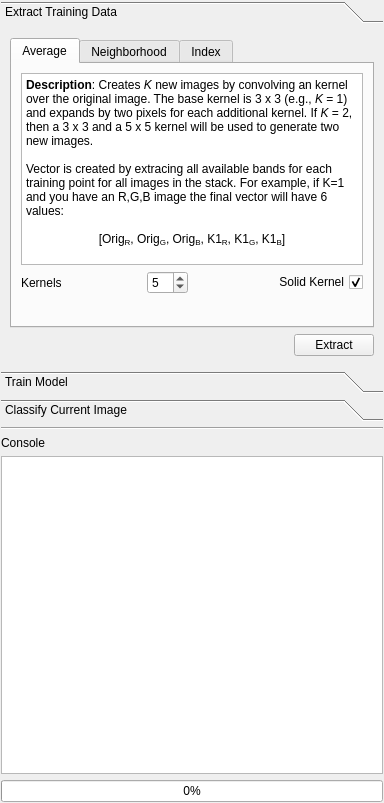
<?xml version="1.0" encoding="UTF-8"?>
<ui version="4.0">
 <class>toolkit</class>
 <widget class="QWidget" name="toolkit">
  <property name="geometry">
   <rect>
    <x>0</x>
    <y>0</y>
    <width>384</width>
    <height>803</height>
   </rect>
  </property>
  <property name="windowTitle">
   <string>Form</string>
  </property>
  <layout class="QVBoxLayout" name="verticalLayout">
   <property name="leftMargin">
    <number>1</number>
   </property>
   <property name="topMargin">
    <number>1</number>
   </property>
   <property name="rightMargin">
    <number>1</number>
   </property>
   <property name="bottomMargin">
    <number>1</number>
   </property>
   <item>
    <widget class="QToolBox" name="toolBox">
     <property name="minimumSize">
      <size>
       <width>300</width>
       <height>0</height>
      </size>
     </property>
     <property name="maximumSize">
      <size>
       <width>16777215</width>
       <height>16777215</height>
      </size>
     </property>
     <property name="currentIndex">
      <number>0</number>
     </property>
     <widget class="QWidget" name="extract">
      <property name="geometry">
       <rect>
        <x>0</x>
        <y>0</y>
        <width>382</width>
        <height>408</height>
       </rect>
      </property>
      <attribute name="label">
       <string>Extract Training Data</string>
      </attribute>
      <layout class="QVBoxLayout" name="verticalLayout_9">
       <item>
        <widget class="QTabWidget" name="tabWidgetExtractors">
         <property name="currentIndex">
          <number>0</number>
         </property>
         <widget class="QWidget" name="average">
          <attribute name="title">
           <string>Average</string>
          </attribute>
          <layout class="QVBoxLayout" name="verticalLayout_11">
           <item>
            <widget class="QTextBrowser" name="textBrowser_2">
             <property name="sizePolicy">
              <sizepolicy hsizetype="Expanding" vsizetype="Fixed">
               <horstretch>0</horstretch>
               <verstretch>0</verstretch>
              </sizepolicy>
             </property>
             <property name="autoFillBackground">
              <bool>false</bool>
             </property>
             <property name="html">
              <string>&lt;!DOCTYPE HTML PUBLIC &quot;-//W3C//DTD HTML 4.0//EN&quot; &quot;http://www.w3.org/TR/REC-html40/strict.dtd&quot;&gt;
&lt;html&gt;&lt;head&gt;&lt;meta name=&quot;qrichtext&quot; content=&quot;1&quot; /&gt;&lt;style type=&quot;text/css&quot;&gt;
p, li { white-space: pre-wrap; }
&lt;/style&gt;&lt;/head&gt;&lt;body style=&quot; font-family:'Ubuntu'; font-size:11pt; font-weight:400; font-style:normal;&quot;&gt;
&lt;p style=&quot; margin-top:0px; margin-bottom:0px; margin-left:0px; margin-right:0px; -qt-block-indent:0; text-indent:0px;&quot;&gt;&lt;span style=&quot; font-family:'Sans Serif'; font-size:9pt; font-weight:600;&quot;&gt;Description&lt;/span&gt;&lt;span style=&quot; font-family:'Sans Serif'; font-size:9pt;&quot;&gt;: Creates &lt;/span&gt;&lt;span style=&quot; font-family:'Sans Serif'; font-size:9pt; font-style:italic;&quot;&gt;K&lt;/span&gt;&lt;span style=&quot; font-family:'Sans Serif'; font-size:9pt;&quot;&gt; new images by convolving an kernel over the original image. The base kernel is 3 x 3 (e.g., &lt;/span&gt;&lt;span style=&quot; font-family:'Sans Serif'; font-size:9pt; font-style:italic;&quot;&gt;K&lt;/span&gt;&lt;span style=&quot; font-family:'Sans Serif'; font-size:9pt;&quot;&gt; = 1) and expands by two pixels for each additional kernel. If &lt;/span&gt;&lt;span style=&quot; font-family:'Sans Serif'; font-size:9pt; font-style:italic;&quot;&gt;K&lt;/span&gt;&lt;span style=&quot; font-family:'Sans Serif'; font-size:9pt;&quot;&gt; = 2, then a 3 x 3 and a 5 x 5 kernel will be used to generate two new images. &lt;/span&gt;&lt;/p&gt;
&lt;p style=&quot;-qt-paragraph-type:empty; margin-top:0px; margin-bottom:0px; margin-left:0px; margin-right:0px; -qt-block-indent:0; text-indent:0px; font-family:'Sans Serif'; font-size:9pt;&quot;&gt;&lt;br /&gt;&lt;/p&gt;
&lt;p style=&quot; margin-top:0px; margin-bottom:0px; margin-left:0px; margin-right:0px; -qt-block-indent:0; text-indent:0px;&quot;&gt;&lt;span style=&quot; font-family:'Sans Serif'; font-size:9pt;&quot;&gt;Vector is created by extracing all available bands for each training point for all images in the stack. For example, if K=1 and you have an R,G,B image the final vector will have 6 values:&lt;/span&gt;&lt;/p&gt;
&lt;p style=&quot;-qt-paragraph-type:empty; margin-top:0px; margin-bottom:0px; margin-left:0px; margin-right:0px; -qt-block-indent:0; text-indent:0px; font-family:'Sans Serif'; font-size:9pt;&quot;&gt;&lt;br /&gt;&lt;/p&gt;
&lt;p align=&quot;center&quot; style=&quot; margin-top:0px; margin-bottom:0px; margin-left:0px; margin-right:0px; -qt-block-indent:0; text-indent:0px;&quot;&gt;&lt;span style=&quot; font-family:'Sans Serif'; font-size:9pt;&quot;&gt;[Orig&lt;/span&gt;&lt;span style=&quot; font-family:'Sans Serif'; font-size:9pt; vertical-align:sub;&quot;&gt;R&lt;/span&gt;&lt;span style=&quot; font-family:'Sans Serif'; font-size:9pt;&quot;&gt;, Orig&lt;/span&gt;&lt;span style=&quot; font-family:'Sans Serif'; font-size:9pt; vertical-align:sub;&quot;&gt;G&lt;/span&gt;&lt;span style=&quot; font-family:'Sans Serif'; font-size:9pt;&quot;&gt;, Orig&lt;/span&gt;&lt;span style=&quot; font-family:'Sans Serif'; font-size:9pt; vertical-align:sub;&quot;&gt;B&lt;/span&gt;&lt;span style=&quot; font-family:'Sans Serif'; font-size:9pt;&quot;&gt;, K1&lt;/span&gt;&lt;span style=&quot; font-family:'Sans Serif'; font-size:9pt; vertical-align:sub;&quot;&gt;R&lt;/span&gt;&lt;span style=&quot; font-family:'Sans Serif'; font-size:9pt;&quot;&gt;, K1&lt;/span&gt;&lt;span style=&quot; font-family:'Sans Serif'; font-size:9pt; vertical-align:sub;&quot;&gt;G&lt;/span&gt;&lt;span style=&quot; font-family:'Sans Serif'; font-size:9pt;&quot;&gt;, K1&lt;/span&gt;&lt;span style=&quot; font-family:'Sans Serif'; font-size:9pt; vertical-align:sub;&quot;&gt;B&lt;/span&gt;&lt;span style=&quot; font-family:'Sans Serif'; font-size:9pt;&quot;&gt;]&lt;/span&gt;&lt;/p&gt;
&lt;p style=&quot;-qt-paragraph-type:empty; margin-top:0px; margin-bottom:0px; margin-left:0px; margin-right:0px; -qt-block-indent:0; text-indent:0px; font-family:'Sans Serif'; font-size:9pt;&quot;&gt;&lt;br /&gt;&lt;/p&gt;&lt;/body&gt;&lt;/html&gt;</string>
             </property>
            </widget>
           </item>
           <item>
            <spacer name="verticalSpacer_9">
             <property name="orientation">
              <enum>Qt::Vertical</enum>
             </property>
             <property name="sizeHint" stdset="0">
              <size>
               <width>20</width>
               <height>40</height>
              </size>
             </property>
            </spacer>
           </item>
           <item>
            <layout class="QHBoxLayout" name="horizontalLayout_10">
             <item>
              <widget class="QLabel" name="label_12">
               <property name="text">
                <string>Kernels</string>
               </property>
              </widget>
             </item>
             <item>
              <spacer name="horizontalSpacer_15">
               <property name="orientation">
                <enum>Qt::Horizontal</enum>
               </property>
               <property name="sizeHint" stdset="0">
                <size>
                 <width>40</width>
                 <height>20</height>
                </size>
               </property>
              </spacer>
             </item>
             <item>
              <widget class="QSpinBox" name="spinBoxKernels">
               <property name="minimum">
                <number>1</number>
               </property>
               <property name="maximum">
                <number>10</number>
               </property>
               <property name="value">
                <number>5</number>
               </property>
              </widget>
             </item>
             <item>
              <spacer name="horizontalSpacer_16">
               <property name="orientation">
                <enum>Qt::Horizontal</enum>
               </property>
               <property name="sizeHint" stdset="0">
                <size>
                 <width>40</width>
                 <height>20</height>
                </size>
               </property>
              </spacer>
             </item>
             <item>
              <widget class="QCheckBox" name="checkBoxSolidKernel">
               <property name="layoutDirection">
                <enum>Qt::RightToLeft</enum>
               </property>
               <property name="text">
                <string>Solid Kernel</string>
               </property>
               <property name="checked">
                <bool>true</bool>
               </property>
              </widget>
             </item>
            </layout>
           </item>
           <item>
            <spacer name="verticalSpacer_10">
             <property name="orientation">
              <enum>Qt::Vertical</enum>
             </property>
             <property name="sizeHint" stdset="0">
              <size>
               <width>20</width>
               <height>76</height>
              </size>
             </property>
            </spacer>
           </item>
          </layout>
         </widget>
         <widget class="QWidget" name="neighborhood">
          <attribute name="title">
           <string>Neighborhood</string>
          </attribute>
          <layout class="QVBoxLayout" name="verticalLayout_12">
           <item>
            <widget class="QTextBrowser" name="textBrowser_3">
             <property name="sizePolicy">
              <sizepolicy hsizetype="Expanding" vsizetype="Fixed">
               <horstretch>0</horstretch>
               <verstretch>0</verstretch>
              </sizepolicy>
             </property>
             <property name="autoFillBackground">
              <bool>false</bool>
             </property>
             <property name="html">
              <string>&lt;!DOCTYPE HTML PUBLIC &quot;-//W3C//DTD HTML 4.0//EN&quot; &quot;http://www.w3.org/TR/REC-html40/strict.dtd&quot;&gt;
&lt;html&gt;&lt;head&gt;&lt;meta name=&quot;qrichtext&quot; content=&quot;1&quot; /&gt;&lt;style type=&quot;text/css&quot;&gt;
p, li { white-space: pre-wrap; }
&lt;/style&gt;&lt;/head&gt;&lt;body style=&quot; font-family:'Ubuntu'; font-size:11pt; font-weight:400; font-style:normal;&quot;&gt;
&lt;p style=&quot; margin-top:0px; margin-bottom:0px; margin-left:0px; margin-right:0px; -qt-block-indent:0; text-indent:0px;&quot;&gt;&lt;span style=&quot; font-family:'Sans Serif'; font-size:9pt; font-weight:600;&quot;&gt;Description&lt;/span&gt;&lt;span style=&quot; font-family:'Sans Serif'; font-size:9pt;&quot;&gt;: Build a vector for each training point using all available bands in the image for an K x K region (e.g.,  3 x 3 or 5 x 5). If K = 1, this becomes a pixel extractor.&lt;/span&gt;&lt;/p&gt;
&lt;p style=&quot;-qt-paragraph-type:empty; margin-top:0px; margin-bottom:0px; margin-left:0px; margin-right:0px; -qt-block-indent:0; text-indent:0px; font-family:'Sans Serif'; font-size:9pt;&quot;&gt;&lt;br /&gt;&lt;/p&gt;
&lt;p style=&quot; margin-top:0px; margin-bottom:0px; margin-left:0px; margin-right:0px; -qt-block-indent:0; text-indent:0px;&quot;&gt;&lt;span style=&quot; font-family:'Sans Serif'; font-size:9pt;&quot;&gt;K should always be an odd number. If K is even then the region will be K-1 x K-1.&lt;/span&gt;&lt;/p&gt;&lt;/body&gt;&lt;/html&gt;</string>
             </property>
            </widget>
           </item>
           <item>
            <spacer name="verticalSpacer_11">
             <property name="orientation">
              <enum>Qt::Vertical</enum>
             </property>
             <property name="sizeHint" stdset="0">
              <size>
               <width>20</width>
               <height>91</height>
              </size>
             </property>
            </spacer>
           </item>
           <item>
            <layout class="QHBoxLayout" name="horizontalLayout_15">
             <item>
              <widget class="QLabel" name="label_13">
               <property name="text">
                <string>Region Size ( K x K )</string>
               </property>
              </widget>
             </item>
             <item>
              <widget class="QSpinBox" name="spinBoxNeighborhood">
               <property name="minimum">
                <number>1</number>
               </property>
               <property name="maximum">
                <number>25</number>
               </property>
               <property name="singleStep">
                <number>2</number>
               </property>
               <property name="value">
                <number>3</number>
               </property>
              </widget>
             </item>
             <item>
              <spacer name="horizontalSpacer_17">
               <property name="orientation">
                <enum>Qt::Horizontal</enum>
               </property>
               <property name="sizeHint" stdset="0">
                <size>
                 <width>40</width>
                 <height>20</height>
                </size>
               </property>
              </spacer>
             </item>
            </layout>
           </item>
           <item>
            <spacer name="verticalSpacer_12">
             <property name="orientation">
              <enum>Qt::Vertical</enum>
             </property>
             <property name="sizeHint" stdset="0">
              <size>
               <width>20</width>
               <height>91</height>
              </size>
             </property>
            </spacer>
           </item>
          </layout>
         </widget>
         <widget class="QWidget" name="index">
          <attribute name="title">
           <string>Index</string>
          </attribute>
          <layout class="QVBoxLayout" name="verticalLayout_4">
           <item>
            <widget class="QTextBrowser" name="textBrowser_4">
             <property name="sizePolicy">
              <sizepolicy hsizetype="Expanding" vsizetype="Fixed">
               <horstretch>0</horstretch>
               <verstretch>0</verstretch>
              </sizepolicy>
             </property>
             <property name="autoFillBackground">
              <bool>false</bool>
             </property>
             <property name="html">
              <string>&lt;!DOCTYPE HTML PUBLIC &quot;-//W3C//DTD HTML 4.0//EN&quot; &quot;http://www.w3.org/TR/REC-html40/strict.dtd&quot;&gt;
&lt;html&gt;&lt;head&gt;&lt;meta name=&quot;qrichtext&quot; content=&quot;1&quot; /&gt;&lt;style type=&quot;text/css&quot;&gt;
p, li { white-space: pre-wrap; }
&lt;/style&gt;&lt;/head&gt;&lt;body style=&quot; font-family:'Ubuntu'; font-size:11pt; font-weight:400; font-style:normal;&quot;&gt;
&lt;p style=&quot; margin-top:0px; margin-bottom:0px; margin-left:0px; margin-right:0px; -qt-block-indent:0; text-indent:0px;&quot;&gt;&lt;span style=&quot; font-family:'Sans Serif'; font-size:9pt; font-weight:600;&quot;&gt;Description&lt;/span&gt;&lt;span style=&quot; font-family:'Sans Serif'; font-size:9pt;&quot;&gt;: Build a vector for each training point using all available bands and six RGB indices for an K x K region (e.g.,  3 x 3 or 5 x 5). If K = 1, this becomes a pixel extractor.&lt;/span&gt;&lt;/p&gt;
&lt;p style=&quot;-qt-paragraph-type:empty; margin-top:0px; margin-bottom:0px; margin-left:0px; margin-right:0px; -qt-block-indent:0; text-indent:0px; font-family:'Sans Serif'; font-size:9pt;&quot;&gt;&lt;br /&gt;&lt;/p&gt;
&lt;p style=&quot; margin-top:0px; margin-bottom:0px; margin-left:0px; margin-right:0px; -qt-block-indent:0; text-indent:0px;&quot;&gt;&lt;span style=&quot; font-family:'Sans Serif'; font-size:9pt; font-weight:600;&quot;&gt;RGB Indices&lt;/span&gt;&lt;span style=&quot; font-family:'Sans Serif'; font-size:9pt;&quot;&gt;:&lt;/span&gt;&lt;/p&gt;
&lt;p style=&quot; margin-top:0px; margin-bottom:0px; margin-left:0px; margin-right:0px; -qt-block-indent:0; text-indent:0px;&quot;&gt;&lt;span style=&quot; font-family:'Sans Serif'; font-size:9pt;&quot;&gt;VNDVI = (G - R) / (G + R)&lt;/span&gt;&lt;/p&gt;
&lt;p style=&quot; margin-top:0px; margin-bottom:0px; margin-left:0px; margin-right:0px; -qt-block-indent:0; text-indent:0px;&quot;&gt;&lt;span style=&quot; font-family:'Sans Serif'; font-size:9pt;&quot;&gt;GLI = (2 * G - R - B) / (2 * G + R + B)&lt;/span&gt;&lt;/p&gt;
&lt;p style=&quot; margin-top:0px; margin-bottom:0px; margin-left:0px; margin-right:0px; -qt-block-indent:0; text-indent:0px;&quot;&gt;&lt;span style=&quot; font-family:'Sans Serif'; font-size:9pt;&quot;&gt;VARI = (G - R) / (G + R - B)&lt;/span&gt;&lt;/p&gt;
&lt;p style=&quot; margin-top:0px; margin-bottom:0px; margin-left:0px; margin-right:0px; -qt-block-indent:0; text-indent:0px;&quot;&gt;&lt;span style=&quot; font-family:'Sans Serif'; font-size:9pt;&quot;&gt;Average = (R + G + B) / 3&lt;/span&gt;&lt;/p&gt;
&lt;p style=&quot; margin-top:0px; margin-bottom:0px; margin-left:0px; margin-right:0px; -qt-block-indent:0; text-indent:0px;&quot;&gt;&lt;span style=&quot; font-family:'Sans Serif'; font-size:9pt;&quot;&gt;luminosity = 0.21 * R + 072 * G + 0.07 * B&lt;/span&gt;&lt;/p&gt;
&lt;p style=&quot; margin-top:0px; margin-bottom:0px; margin-left:0px; margin-right:0px; -qt-block-indent:0; text-indent:0px;&quot;&gt;&lt;span style=&quot; font-family:'Sans Serif'; font-size:9pt;&quot;&gt;Lightness = max(RGB) + min(RGB) / 2&lt;/span&gt;&lt;/p&gt;
&lt;p style=&quot;-qt-paragraph-type:empty; margin-top:0px; margin-bottom:0px; margin-left:0px; margin-right:0px; -qt-block-indent:0; text-indent:0px; font-family:'Sans Serif'; font-size:9pt;&quot;&gt;&lt;br /&gt;&lt;/p&gt;
&lt;p style=&quot; margin-top:0px; margin-bottom:0px; margin-left:0px; margin-right:0px; -qt-block-indent:0; text-indent:0px;&quot;&gt;&lt;span style=&quot; font-family:'Sans Serif'; font-size:9pt;&quot;&gt;K should always be an odd number. If K is even then the region will be K-1 x K-1.&lt;/span&gt;&lt;/p&gt;&lt;/body&gt;&lt;/html&gt;</string>
             </property>
            </widget>
           </item>
           <item>
            <spacer name="verticalSpacer_13">
             <property name="orientation">
              <enum>Qt::Vertical</enum>
             </property>
             <property name="sizeHint" stdset="0">
              <size>
               <width>20</width>
               <height>33</height>
              </size>
             </property>
            </spacer>
           </item>
           <item>
            <layout class="QHBoxLayout" name="horizontalLayout_20">
             <item>
              <widget class="QLabel" name="label_21">
               <property name="text">
                <string>Region Size ( K x K )</string>
               </property>
              </widget>
             </item>
             <item>
              <widget class="QSpinBox" name="spinBoxNeighborhood2">
               <property name="minimum">
                <number>1</number>
               </property>
               <property name="maximum">
                <number>25</number>
               </property>
               <property name="singleStep">
                <number>2</number>
               </property>
               <property name="value">
                <number>1</number>
               </property>
              </widget>
             </item>
             <item>
              <spacer name="horizontalSpacer_26">
               <property name="orientation">
                <enum>Qt::Horizontal</enum>
               </property>
               <property name="sizeHint" stdset="0">
                <size>
                 <width>40</width>
                 <height>20</height>
                </size>
               </property>
              </spacer>
             </item>
            </layout>
           </item>
           <item>
            <spacer name="verticalSpacer_3">
             <property name="orientation">
              <enum>Qt::Vertical</enum>
             </property>
             <property name="sizeHint" stdset="0">
              <size>
               <width>20</width>
               <height>40</height>
              </size>
             </property>
            </spacer>
           </item>
          </layout>
         </widget>
        </widget>
       </item>
       <item>
        <layout class="QHBoxLayout" name="horizontalLayout_11">
         <item>
          <spacer name="horizontalSpacer_18">
           <property name="orientation">
            <enum>Qt::Horizontal</enum>
           </property>
           <property name="sizeHint" stdset="0">
            <size>
             <width>40</width>
             <height>20</height>
            </size>
           </property>
          </spacer>
         </item>
         <item>
          <widget class="QPushButton" name="pushButtonExtract">
           <property name="text">
            <string>Extract</string>
           </property>
          </widget>
         </item>
        </layout>
       </item>
      </layout>
     </widget>
     <widget class="QWidget" name="train">
      <property name="geometry">
       <rect>
        <x>0</x>
        <y>0</y>
        <width>382</width>
        <height>399</height>
       </rect>
      </property>
      <attribute name="label">
       <string>Train Model</string>
      </attribute>
      <layout class="QVBoxLayout" name="verticalLayout_2">
       <item>
        <layout class="QGridLayout" name="gridLayout">
         <item row="0" column="0" colspan="3">
          <widget class="QPushButton" name="pushButtonTrainingData">
           <property name="text">
            <string>Select Training Data</string>
           </property>
          </widget>
         </item>
         <item row="0" column="3">
          <spacer name="horizontalSpacer">
           <property name="orientation">
            <enum>Qt::Horizontal</enum>
           </property>
           <property name="sizeHint" stdset="0">
            <size>
             <width>40</width>
             <height>20</height>
            </size>
           </property>
          </spacer>
         </item>
         <item row="1" column="0">
          <widget class="QLabel" name="label_3">
           <property name="text">
            <string>Vector Length:</string>
           </property>
          </widget>
         </item>
         <item row="1" column="1" colspan="2">
          <widget class="QLabel" name="labelVectorLength">
           <property name="text">
            <string>0</string>
           </property>
          </widget>
         </item>
         <item row="1" column="3">
          <spacer name="horizontalSpacer_2">
           <property name="orientation">
            <enum>Qt::Horizontal</enum>
           </property>
           <property name="sizeHint" stdset="0">
            <size>
             <width>40</width>
             <height>20</height>
            </size>
           </property>
          </spacer>
         </item>
         <item row="2" column="0" colspan="2">
          <widget class="QLabel" name="label_4">
           <property name="text">
            <string>Number of Classes:</string>
           </property>
          </widget>
         </item>
         <item row="2" column="2" colspan="2">
          <widget class="QLabel" name="labelNumberClasses">
           <property name="text">
            <string>0</string>
           </property>
          </widget>
         </item>
         <item row="2" column="4">
          <widget class="QLabel" name="labelTotalPoints">
           <property name="text">
            <string>0</string>
           </property>
           <property name="alignment">
            <set>Qt::AlignCenter</set>
           </property>
          </widget>
         </item>
         <item row="1" column="4">
          <widget class="QLabel" name="label_5">
           <property name="text">
            <string>Training Data Size:</string>
           </property>
          </widget>
         </item>
        </layout>
       </item>
       <item>
        <spacer name="verticalSpacer_2">
         <property name="orientation">
          <enum>Qt::Vertical</enum>
         </property>
         <property name="sizeHint" stdset="0">
          <size>
           <width>20</width>
           <height>43</height>
          </size>
         </property>
        </spacer>
       </item>
       <item>
        <layout class="QHBoxLayout" name="horizontalLayout_16">
         <item>
          <widget class="QLabel" name="label_14">
           <property name="text">
            <string>Epochs</string>
           </property>
          </widget>
         </item>
         <item>
          <spacer name="horizontalSpacer_19">
           <property name="orientation">
            <enum>Qt::Horizontal</enum>
           </property>
           <property name="sizeHint" stdset="0">
            <size>
             <width>40</width>
             <height>20</height>
            </size>
           </property>
          </spacer>
         </item>
         <item>
          <widget class="QSpinBox" name="spinBoxEpochs">
           <property name="minimum">
            <number>1000</number>
           </property>
           <property name="maximum">
            <number>1000000</number>
           </property>
           <property name="singleStep">
            <number>1000</number>
           </property>
           <property name="value">
            <number>2000</number>
           </property>
          </widget>
         </item>
        </layout>
       </item>
       <item>
        <layout class="QHBoxLayout" name="horizontalLayout_17">
         <item>
          <widget class="QLabel" name="label_15">
           <property name="text">
            <string>Learning Rate</string>
           </property>
          </widget>
         </item>
         <item>
          <spacer name="horizontalSpacer_20">
           <property name="orientation">
            <enum>Qt::Horizontal</enum>
           </property>
           <property name="sizeHint" stdset="0">
            <size>
             <width>40</width>
             <height>20</height>
            </size>
           </property>
          </spacer>
         </item>
         <item>
          <widget class="QDoubleSpinBox" name="doubleSpinBoxLearningRate">
           <property name="decimals">
            <number>5</number>
           </property>
           <property name="minimum">
            <double>0.000010000000000</double>
           </property>
           <property name="maximum">
            <double>0.500000000000000</double>
           </property>
           <property name="singleStep">
            <double>0.005000000000000</double>
           </property>
           <property name="value">
            <double>0.005000000000000</double>
           </property>
          </widget>
         </item>
        </layout>
       </item>
       <item>
        <layout class="QGridLayout" name="gridLayout_5">
         <item row="0" column="0">
          <widget class="QLabel" name="label_16">
           <property name="text">
            <string>L1 Hidden Nodes</string>
           </property>
          </widget>
         </item>
         <item row="0" column="1">
          <spacer name="horizontalSpacer_21">
           <property name="orientation">
            <enum>Qt::Horizontal</enum>
           </property>
           <property name="sizeHint" stdset="0">
            <size>
             <width>40</width>
             <height>20</height>
            </size>
           </property>
          </spacer>
         </item>
         <item row="0" column="2">
          <widget class="QSpinBox" name="spinBoxL1">
           <property name="minimum">
            <number>1</number>
           </property>
           <property name="maximum">
            <number>256</number>
           </property>
           <property name="value">
            <number>16</number>
           </property>
          </widget>
         </item>
         <item row="1" column="0">
          <widget class="QLabel" name="label_17">
           <property name="text">
            <string>L2 Hidden Nodes</string>
           </property>
          </widget>
         </item>
         <item row="1" column="1">
          <spacer name="horizontalSpacer_22">
           <property name="orientation">
            <enum>Qt::Horizontal</enum>
           </property>
           <property name="sizeHint" stdset="0">
            <size>
             <width>40</width>
             <height>20</height>
            </size>
           </property>
          </spacer>
         </item>
         <item row="1" column="2">
          <widget class="QSpinBox" name="spinBoxL2">
           <property name="minimum">
            <number>1</number>
           </property>
           <property name="maximum">
            <number>256</number>
           </property>
           <property name="value">
            <number>8</number>
           </property>
          </widget>
         </item>
        </layout>
       </item>
       <item>
        <layout class="QHBoxLayout" name="horizontalLayout_18">
         <item>
          <widget class="QLabel" name="label_18">
           <property name="text">
            <string>Validation Split</string>
           </property>
          </widget>
         </item>
         <item>
          <spacer name="horizontalSpacer_23">
           <property name="orientation">
            <enum>Qt::Horizontal</enum>
           </property>
           <property name="sizeHint" stdset="0">
            <size>
             <width>40</width>
             <height>20</height>
            </size>
           </property>
          </spacer>
         </item>
         <item>
          <widget class="QDoubleSpinBox" name="doubleSpinBoxSplit">
           <property name="maximum">
            <double>0.500000000000000</double>
           </property>
           <property name="singleStep">
            <double>0.050000000000000</double>
           </property>
           <property name="value">
            <double>0.100000000000000</double>
           </property>
          </widget>
         </item>
        </layout>
       </item>
       <item>
        <spacer name="verticalSpacer">
         <property name="orientation">
          <enum>Qt::Vertical</enum>
         </property>
         <property name="sizeHint" stdset="0">
          <size>
           <width>20</width>
           <height>40</height>
          </size>
         </property>
        </spacer>
       </item>
       <item>
        <layout class="QHBoxLayout" name="horizontalLayout_19">
         <item>
          <widget class="QPushButton" name="pushButtonStopTraining">
           <property name="enabled">
            <bool>false</bool>
           </property>
           <property name="text">
            <string>Stop</string>
           </property>
          </widget>
         </item>
         <item>
          <spacer name="horizontalSpacer_24">
           <property name="orientation">
            <enum>Qt::Horizontal</enum>
           </property>
           <property name="sizeHint" stdset="0">
            <size>
             <width>188</width>
             <height>20</height>
            </size>
           </property>
          </spacer>
         </item>
         <item>
          <widget class="QPushButton" name="pushButtonTrainModel">
           <property name="text">
            <string>Train</string>
           </property>
          </widget>
         </item>
        </layout>
       </item>
      </layout>
     </widget>
     <widget class="QWidget" name="classify">
      <property name="geometry">
       <rect>
        <x>0</x>
        <y>0</y>
        <width>327</width>
        <height>231</height>
       </rect>
      </property>
      <attribute name="label">
       <string>Classify Current Image</string>
      </attribute>
      <layout class="QVBoxLayout" name="verticalLayout_3">
       <item>
        <layout class="QHBoxLayout" name="horizontalLayout">
         <item>
          <widget class="QPushButton" name="pushButtonLoadModel">
           <property name="text">
            <string>Load Model</string>
           </property>
          </widget>
         </item>
         <item>
          <spacer name="horizontalSpacer_3">
           <property name="orientation">
            <enum>Qt::Horizontal</enum>
           </property>
           <property name="sizeHint" stdset="0">
            <size>
             <width>40</width>
             <height>20</height>
            </size>
           </property>
          </spacer>
         </item>
        </layout>
       </item>
       <item>
        <spacer name="verticalSpacer_16">
         <property name="orientation">
          <enum>Qt::Vertical</enum>
         </property>
         <property name="sizeHint" stdset="0">
          <size>
           <width>20</width>
           <height>40</height>
          </size>
         </property>
        </spacer>
       </item>
       <item>
        <layout class="QGridLayout" name="gridLayout_2">
         <item row="0" column="3" rowspan="2">
          <spacer name="horizontalSpacer_25">
           <property name="orientation">
            <enum>Qt::Horizontal</enum>
           </property>
           <property name="sizeHint" stdset="0">
            <size>
             <width>40</width>
             <height>20</height>
            </size>
           </property>
          </spacer>
         </item>
         <item row="0" column="2">
          <widget class="QDoubleSpinBox" name="doubleSpinBoxConfidence">
           <property name="maximum">
            <double>1.000000000000000</double>
           </property>
           <property name="singleStep">
            <double>0.050000000000000</double>
           </property>
           <property name="value">
            <double>0.900000000000000</double>
           </property>
          </widget>
         </item>
         <item row="0" column="0" colspan="2">
          <widget class="QLabel" name="label_19">
           <property name="text">
            <string>Confidence Threshold</string>
           </property>
          </widget>
         </item>
         <item row="1" column="0">
          <widget class="QLabel" name="label_20">
           <property name="text">
            <string>Opacity</string>
           </property>
          </widget>
         </item>
         <item row="1" column="1" colspan="2">
          <widget class="QSlider" name="horizontalSliderOpacity">
           <property name="maximum">
            <number>100</number>
           </property>
           <property name="pageStep">
            <number>1</number>
           </property>
           <property name="value">
            <number>30</number>
           </property>
           <property name="sliderPosition">
            <number>30</number>
           </property>
           <property name="orientation">
            <enum>Qt::Horizontal</enum>
           </property>
          </widget>
         </item>
         <item row="2" column="3">
          <widget class="QPushButton" name="pushButtonClassify">
           <property name="enabled">
            <bool>true</bool>
           </property>
           <property name="text">
            <string>Classify</string>
           </property>
          </widget>
         </item>
         <item row="2" column="0">
          <widget class="QPushButton" name="pushButtonStopClassification">
           <property name="enabled">
            <bool>false</bool>
           </property>
           <property name="text">
            <string>Stop</string>
           </property>
          </widget>
         </item>
        </layout>
       </item>
       <item>
        <spacer name="verticalSpacer_17">
         <property name="orientation">
          <enum>Qt::Vertical</enum>
         </property>
         <property name="sizeHint" stdset="0">
          <size>
           <width>20</width>
           <height>102</height>
          </size>
         </property>
        </spacer>
       </item>
       <item>
        <widget class="QGroupBox" name="groupBoxClassification">
         <property name="title">
          <string>Classification Layer</string>
         </property>
         <layout class="QHBoxLayout" name="horizontalLayout_2">
          <item>
           <widget class="QCheckBox" name="checkBoxShowClassification">
            <property name="text">
             <string>Show </string>
            </property>
           </widget>
          </item>
          <item>
           <spacer name="horizontalSpacer_4">
            <property name="orientation">
             <enum>Qt::Horizontal</enum>
            </property>
            <property name="sizeHint" stdset="0">
             <size>
              <width>76</width>
              <height>20</height>
             </size>
            </property>
           </spacer>
          </item>
          <item>
           <widget class="QPushButton" name="pushButtonLoadClassification">
            <property name="text">
             <string>Load</string>
            </property>
           </widget>
          </item>
          <item>
           <widget class="QPushButton" name="pushButtonSaveClassification">
            <property name="enabled">
             <bool>true</bool>
            </property>
            <property name="text">
             <string>Save</string>
            </property>
           </widget>
          </item>
         </layout>
        </widget>
       </item>
      </layout>
     </widget>
    </widget>
   </item>
   <item>
    <widget class="Line" name="line">
     <property name="maximumSize">
      <size>
       <width>16777215</width>
       <height>16777215</height>
      </size>
     </property>
     <property name="orientation">
      <enum>Qt::Horizontal</enum>
     </property>
    </widget>
   </item>
   <item>
    <widget class="QLabel" name="label">
     <property name="text">
      <string>Console</string>
     </property>
    </widget>
   </item>
   <item>
    <widget class="QTextBrowser" name="textBrowserConsole">
     <property name="styleSheet">
      <string notr="true">QTextBrowser {
	font-size: 10px
}</string>
     </property>
    </widget>
   </item>
   <item>
    <widget class="QProgressBar" name="progressBar">
     <property name="enabled">
      <bool>true</bool>
     </property>
     <property name="minimum">
      <number>0</number>
     </property>
     <property name="maximum">
      <number>1</number>
     </property>
     <property name="value">
      <number>0</number>
     </property>
     <property name="textVisible">
      <bool>true</bool>
     </property>
     <property name="invertedAppearance">
      <bool>false</bool>
     </property>
     <property name="textDirection">
      <enum>QProgressBar::BottomToTop</enum>
     </property>
    </widget>
   </item>
  </layout>
 </widget>
 <resources/>
 <connections/>
</ui>
